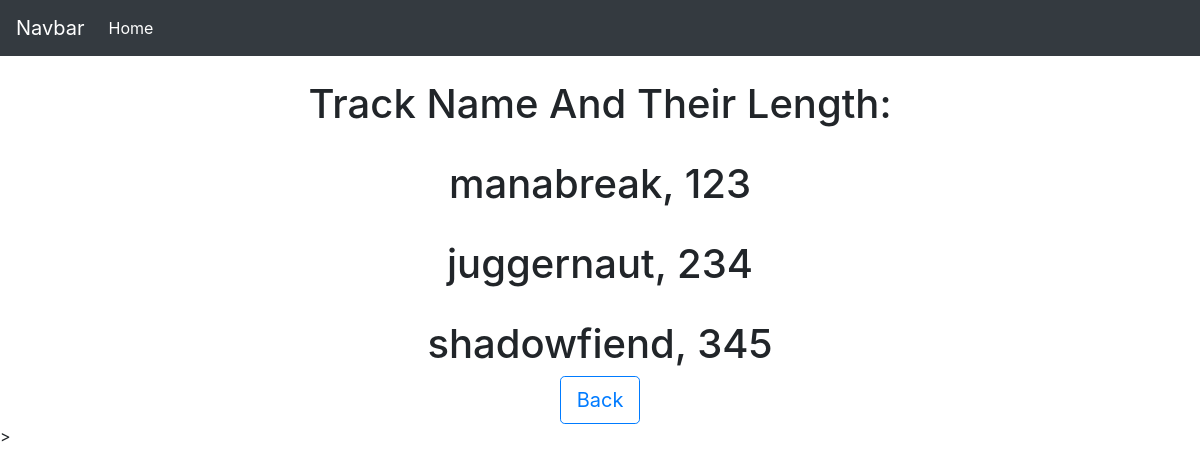
/tracks-sec/, run on an earlier commit of the app's database.
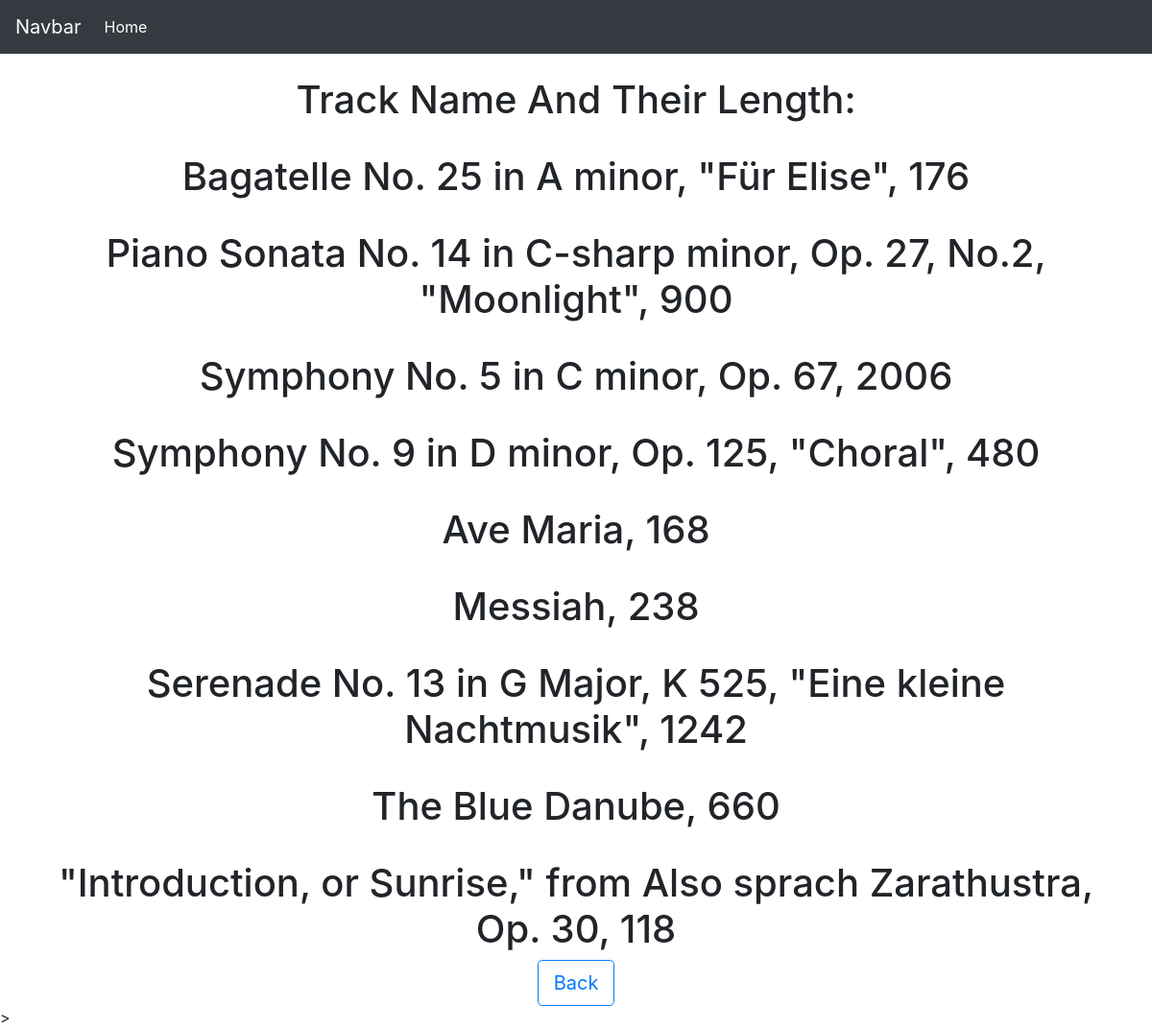
And on a later commit of the database.
### tables this page shows
CREATE TABLE tracks(
                    id INTEGER PRIMARY KEY AUTOINCREMENT NOT NULL,
                    title TEXT NOT NULL,
                    artist TEXT NOT NULL,
                    genre TEXT NOT NULL,
                    track_length INTEGER NOT NULL);

### main.py (the view)
@app.route('/tracks-sec/')
def titles_and_seconds():
    db = get_db()
    result = db.execute('''SELECT title, track_length FROM tracks''').fetchall()
    return render_template('titles_and_seconds.html', result=result)

### db.py (called while the page is built)
def get_db():
    if 'db' not in g:
        g.db = sqlite3.connect(
            'flaskr.sqlite',
            detect_types=sqlite3.PARSE_DECLTYPES
        )
        g.db.row_factory = sqlite3.Row
    return g.db

### templates/titles_and_seconds.html
{% extends 'base.html' %}
{% block content %}
<center>
    <h1> Track Name And Their Length:</h1>
        {% for item in result %}
            <br/>
            <h1> {{ item[0] }}, {{ item[1] }} </h1>
        {% endfor %}
    <a href='{{ url_for("hello_func") }}'> <button type="button" class="btn btn-outline-primary btn-lg">Back</button> </a>
</center>
{% endblock %}

### templates/base.html (shortened to what this page needs)
<!doctype html>
<html lang="en">
  <head>
    <link rel="stylesheet" href="https://cdn.jsdelivr.net/npm/bootstrap@4.3.1/dist/css/bootstrap.min.css">
  </head>
  <body>
    {% include 'navbar.html' %}
    <br/>
    <div class="container">
      {% block content %}
      {% endblock %}
    </div>>
  </body>
</html>

### templates/navbar.html (shortened to what this page needs)
<nav class="navbar navbar-expand-lg navbar-dark bg-dark">
  <a class="navbar-brand" href="#">Navbar</a>
  <div class="collapse navbar-collapse" id="navbarSupportedContent">
    <ul class="navbar-nav mr-auto">
      <li class="nav-item active">
        <a class="nav-link" href="{{ url_for('hello_func') }}">Home <span class="sr-only">(current)</span></a>
    </ul>
  </div>
</nav>

What changed in the data, as far as the page shows it:
removed tracks: title "manabreak", track_length "123"
removed tracks: title "juggernaut", track_length "234"
removed tracks: title "shadowfiend", track_length "345"
added tracks: title "Bagatelle No. 25 in A minor, \"Für Elise\"", track_length "176"
added tracks: title "Piano Sonata No. 14 in C-sharp minor, Op. 27, No.2, \"Moonlight\"", track_length "900"
added tracks: title "Symphony No. 5 in C minor, Op. 67", track_length "2006"
added tracks: title "Symphony No. 9 in D minor, Op. 125, \"Choral\"", track_length "480"
added tracks: title "Ave Maria", track_length "168"
added tracks: title "Messiah", track_length "238"
added tracks: title "Serenade No. 13 in G Major, K 525, \"Eine kleine Nachtmusik\"", track_length "1242"
added tracks: title "The Blue Danube", track_length "660"
added tracks: title "\"Introduction, or Sunrise,\" from Also sprach Zarathustra, Op. 30", track_length "118"
